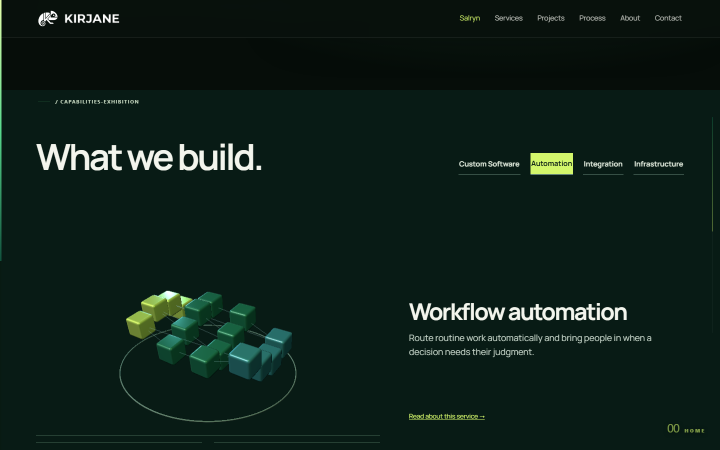
#> input picture docs/creative-forge-r4/evidence/after-final/home-live-1440.png, 1440 x 900 px, found by its file name (shown at 1/2 size); its folder holds 4 pictures in this run
$ python r4_evidence.py
#> lines starting #> are read from the running program, lines starting #| are printed output that depends on the picture
"""Assemble comparisons and enrich observed inventory; never infer visibility from filenames."""
from pathlib import Path
from PIL import Image,ImageDraw
import json,re,hashlib,subprocess
ROOT=Path(__file__).resolve().parents[1]
E=ROOT/'docs/creative-forge-r4/evidence';C=E/'comparisons';C.mkdir(exist_ok=True)
for width in [1440,390,320]:
 for kind in ['home-live','home-poster','services-live']:
  for suffix in ['', '-art']:
   name=f'{kind}-{width}{suffix}.png'
   a=Image.open(E/'before-final'/name).convert('RGB');b=Image.open(E/'after-final'/name).convert('RGB')
#> further down, a is the input picture: PIL image 1440x900 RGB; mean R, G, B 13.8, 31.3, 24.4
   panel=Image.new('RGB',(a.width+b.width,max(a.height,b.height)+32),'#08110d')
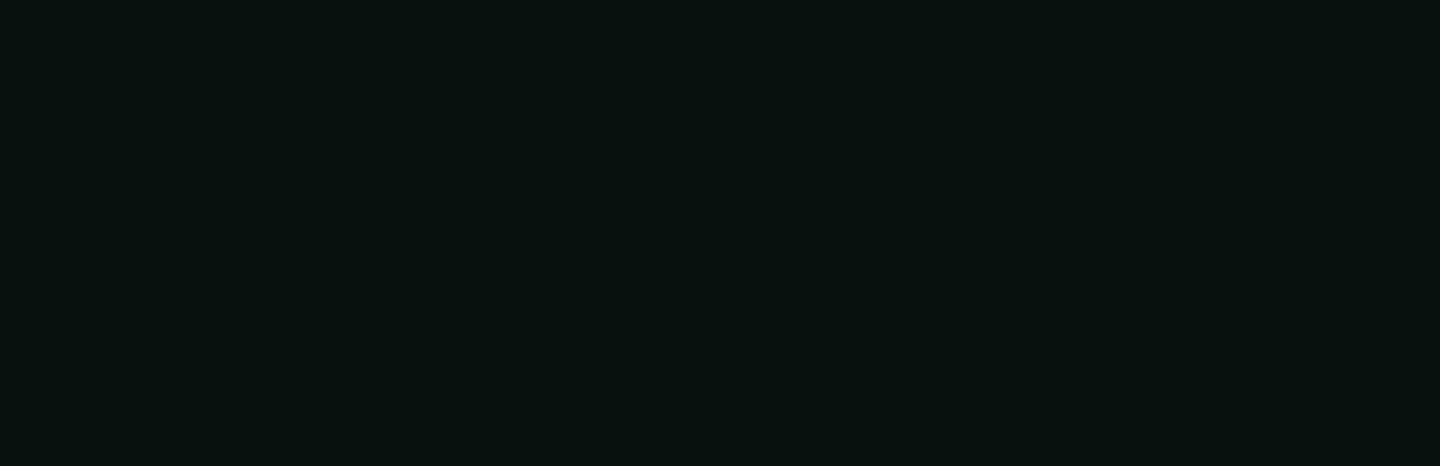
#> panel: PIL image 2880x932 RGB (shown at 1/2 size); mean R, G, B 8, 17, 13
   panel.paste(a,(0,32));panel.paste(b,(a.width,32));d=ImageDraw.Draw(panel)
#> after `panel.paste(a, (0, 32))`:
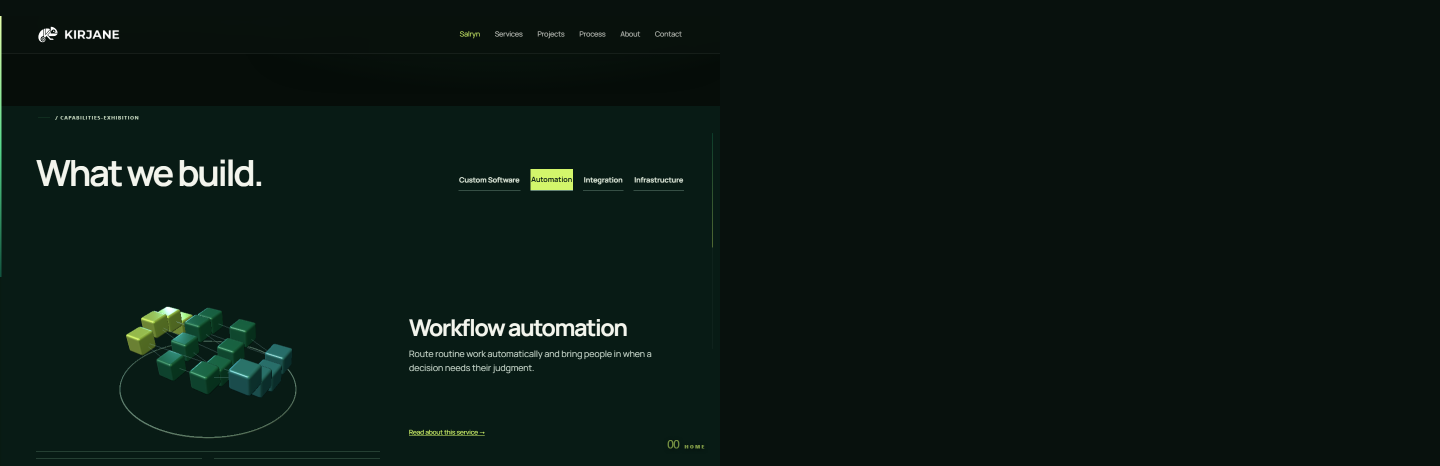
#> panel: PIL image 2880x932 RGB (shown at 1/2 size); mean R, G, B 10.8, 23.9, 18.5
#> after `panel.paste(b, (a.width, 32))`:
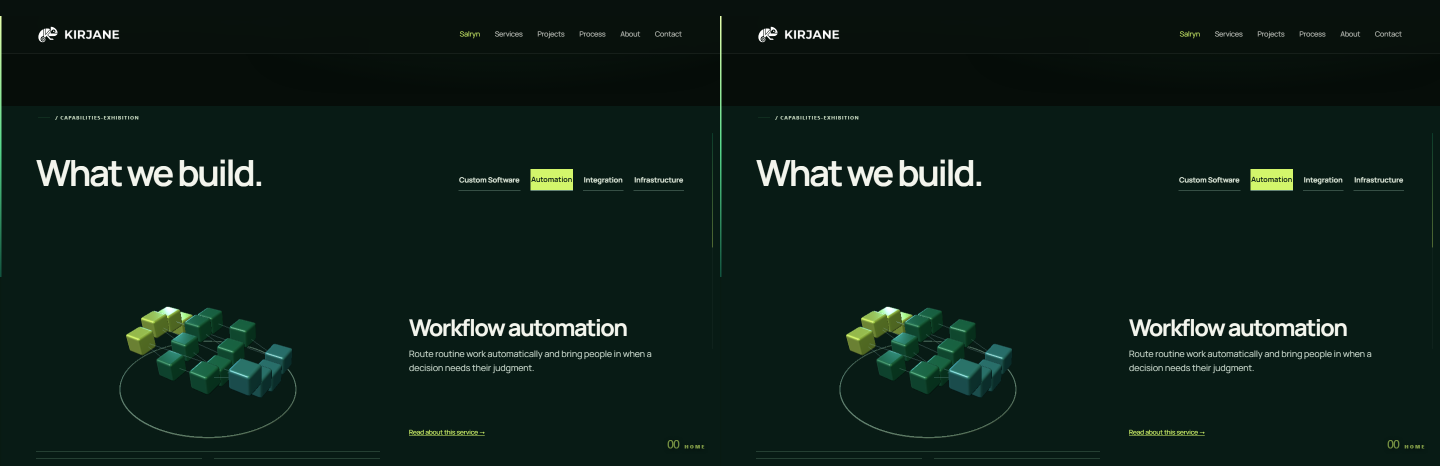
#> panel: PIL image 2880x932 RGB (shown at 1/2 size); mean R, G, B 13.6, 30.8, 24
   d.text((12,8),'BEFORE / b8ddf2b',fill='white');d.text((a.width+12,8),'AFTER / source-faithful R4',fill='white')
   panel.save(C/name)
#> (the run stopped early here; a loop or call above may not have finished)
